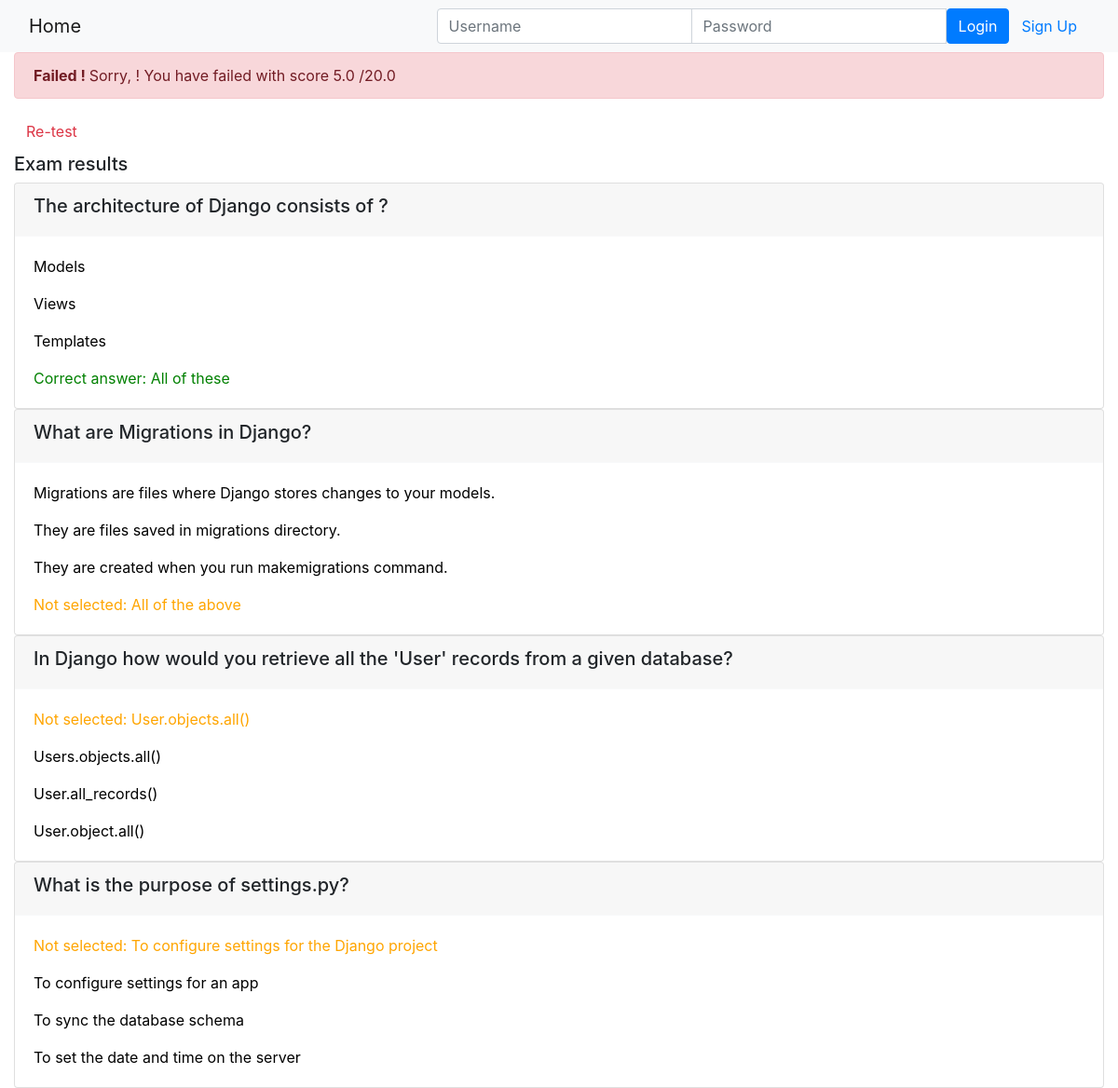
Page /onlinecourse/course/1/submission/1/result/ on the committed database.
### onlinecourse/models.py (models this page shows)
class Question(models.Model):
    course = models.ForeignKey(Course, on_delete=models.CASCADE)
    title = models.CharField(max_length=550, default="question title")
    text = models.CharField(max_length=550, default="question text")
    grade = models.FloatField(default=5.0)
    def is_get_score(self, selected_ids):
        all_answers = self.choice_set.filter(is_correct=True).count()
        selected_correct = self.choice_set.filter(is_correct=True, id__in=selected_ids).count()
        if all_answers == selected_correct:
            return True
        else:
            return False

class Choice(models.Model):
    question = models.ForeignKey(Question, on_delete=models.CASCADE)
    text = models.CharField(max_length=550, default="question text")
    is_correct = models.BooleanField(default=False)

### onlinecourse/views.py (the view)
# urls.py: path('course/<int:course_id>/submission/<int:submission_id>/result/', views.show_exam_result, name='show_exam_result'),
def show_exam_result(request, course_id, submission_id):
    course = get_object_or_404(Course, pk=course_id)
    submission = get_object_or_404(Submission, pk=submission_id)
    choices = submission.choices.all()
    total_mark, mark = 0, 0
    for question in course.question_set.all():
        total_mark += question.grade
        if question.is_get_score(choices):
            mark += question.grade
    return render(
        request,
        'onlinecourse/exam_result_bootstrap.html',
        {"course":course, "choices":choices,"mark":mark,
            "total_mark": total_mark,
            "submission": submission,
            "grade": int((mark / total_mark) * 100) }
    )

### onlinecourse/templates/onlinecourse/exam_result_bootstrap.html (shortened to what this page needs)
<!DOCTYPE html>
<html lang="en">
<head>
    {% load static %}
    <link rel="stylesheet" href="https://maxcdn.bootstrapcdn.com/bootstrap/4.5.2/css/bootstrap.min.css">
</head>
<body>
 <nav class="navbar navbar-light bg-light">
    <div class="container-fluid">
        <div class="navbar-header">
              <a class="navbar-brand" href="{% url 'onlinecourse:index' %}">Home</a>
        </div>
        <ul class="nav navbar-nav navbar-right">
            {% if user.is_authenticated %}
            <li>
                <a class="btn btn-link" href="#">{{ user.first_name }}({{ user.username }})</a>
                <a class="btn btn-link" href="{% url 'onlinecourse:logout' %}">Logout</a>
            </li>
            {% else %}
            <li>
                <form class="form-inline" action="{% url 'onlinecourse:login' %}" method="post">
                    <div class="input-group">
                        <input type="text" class="form-control" placeholder="Username" name="username" >
                        <input type="password" class="form-control" placeholder="Password" name="psw" >
                        <button class="btn btn-primary" type="submit">Login</button>
                        <a class="btn btn-link" href="{% url 'onlinecourse:registration' %}">Sign Up</a>
                    </div>
                </form>
            </li>
            {% endif %}
        </ul>
    </div>
</nav>
<div class="container-fluid">
    {% if grade > 80 %}
    <div class="alert alert-success">
       <b> Congratulations, {{user.name}} ! </b> You have passed the exam and completed
            the course with score {{mark}} /{{total_mark}}
    </div>
        {% else %}
        <div class="alert alert-danger">
            <b> Failed ! </b>Sorry, {{user.name}} ! You have failed with score  {{mark}} /{{total_mark}}
        </div>
        <a class="btn btn-link text-danger" href="{% url 'onlinecourse:course_details' course.id %}">Re-test</a>
        {% endif %}
        <div class="card-columns-vertical mt-1">
        <h5 class="">Exam results</h5>
            {% for question in course.question_set.all %}
                <div class="card">
                    <div class="card-header border-light">
                        <h5>{{question.text}}</h5>
                    </div>
                    <div class="card-body">
                        {% for choice in question.choice_set.all %}
                           {% if choice.is_correct and choice in choices %}
                            <p class="card-text" style="color:green">Correct answer: {{choice.text}}</p>
                            {% elif choice.is_correct and choice not in choices %}
                            <p class="card-text" style="color:orange">Not selected: {{choice.text}}</p>
                            {% elif choice.is_correct == False and choice in choices %}
                            <p class="card-text" style="color:red">Wrong answer: {{choice.text}}</p>
                            {% else %}
                            <p class="card-text" style="color:black">{{choice.text}}</p>
                            {% endif %}
                        {% endfor %}
                    </div>
                </div>
            {% endfor %}
        </div>
    </div>
</body>
</html>

### rows in the picture
Question: text "The architecture of Django consists of ?"
Choice: text "Models"
Choice: text "Views"
Choice: text "Templates"
Choice: text "All of these"
Question: text "What are Migrations in Django?"
Choice: text "Migrations are files where Django stores changes to your models."
Choice: text "They are files saved in migrations directory."
Choice: text "They are created when you run makemigrations command."
Choice: text "All of the above"
Question: text "In Django how would you retrieve all the 'User' records from a given database?"
Choice: text "User.objects.all()"
Choice: text "Users.objects.all()"
Choice: text "User.all_records()"
Choice: text "User.object.all()"
Question: text "What is the purpose of settings.py?"
Choice: text "To configure settings for the Django project"
Choice: text "To configure settings for an app"
Choice: text "To sync the database schema"
Choice: text "To set the date and time on the server"

### other values in the picture
{{ mark }} "5.0"
{{ total_mark }} "20.0"
